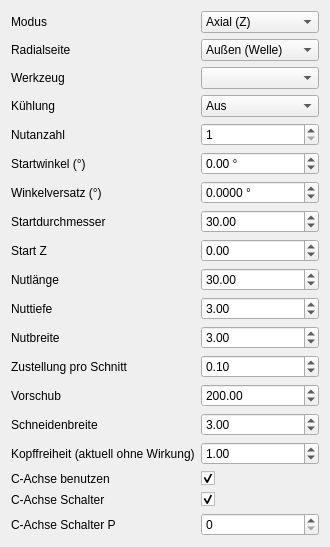
<?xml version='1.0' encoding='UTF-8'?>
<ui version="4.0">
 <class>tabKeyway</class>
 <widget class="QWidget" name="tabKeyway">
  <attribute name="title">
   <string>Keilnut</string>
  </attribute>
  <layout class="QFormLayout" name="formLayoutKeyway">
   <item row="1" column="0">
    <widget class="QLabel" name="label_30">
     <property name="text">
      <string>Modus</string>
     </property>
    </widget>
   </item>
   <item row="1" column="1">
    <widget class="QComboBox" name="key_mode">
     <item>
      <property name="text">
       <string>Axial (Z)</string>
      </property>
     </item>
     <item>
      <property name="text">
       <string>Face (X)</string>
      </property>
     </item>
    </widget>
   </item>
   <item row="2" column="0">
    <widget class="QLabel" name="label_31">
     <property name="text">
      <string>Radialseite</string>
     </property>
    </widget>
   </item>
   <item row="2" column="1">
    <widget class="QComboBox" name="key_radial_side">
     <item>
      <property name="text">
       <string>Außen (Welle)</string>
      </property>
     </item>
     <item>
      <property name="text">
       <string>Innen (Bohrung)</string>
      </property>
     </item>
    </widget>
   </item>
   <item row="3" column="0">
    <widget class="QLabel" name="label_key_tool">
     <property name="text">
      <string>Werkzeug</string>
     </property>
    </widget>
   </item>
   <item row="3" column="1">
    <widget class="QComboBox" name="key_tool" />
   </item>
   <item row="4" column="0">
    <widget class="QLabel" name="label_key_coolant">
     <property name="text">
      <string>Kühlung</string>
     </property>
    </widget>
   </item>
   <item row="4" column="1">
    <widget class="QComboBox" name="key_coolant">
     <item>
      <property name="text">
       <string>Aus</string>
      </property>
     </item>
     <item>
      <property name="text">
       <string>Ein</string>
      </property>
     </item>
    </widget>
   </item>
   <item row="5" column="0">
    <widget class="QLabel" name="label_32">
     <property name="text">
      <string>Nutanzahl</string>
     </property>
    </widget>
   </item>
   <item row="5" column="1">
    <widget class="QSpinBox" name="key_slot_count">
     <property name="minimum">
      <number>1</number>
     </property>
     <property name="maximum">
      <number>360</number>
     </property>
     <property name="value">
      <number>1</number>
     </property>
    </widget>
   </item>
   <item row="6" column="0">
    <widget class="QLabel" name="label_33">
     <property name="text">
      <string>Startwinkel (°)</string>
     </property>
    </widget>
   </item>
   <item row="6" column="1">
    <widget class="QDoubleSpinBox" name="key_slot_start_angle">
     <property name="minimum">
      <double>-360.000000000000000</double>
     </property>
     <property name="maximum">
      <double>360.000000000000000</double>
     </property>
     <property name="suffix">
      <string> °</string>
     </property>
    </widget>
   </item>
   <item row="7" column="0">
    <widget class="QLabel" name="label_key_slot_angle_step">
     <property name="text">
      <string>Winkelversatz (°)</string>
     </property>
    </widget>
   </item>
   <item row="7" column="1">
    <widget class="QDoubleSpinBox" name="key_slot_angle_step">
     <property name="minimum">
      <double>-360.000000000000000</double>
     </property>
     <property name="maximum">
      <double>360.000000000000000</double>
     </property>
     <property name="decimals">
      <number>4</number>
     </property>
     <property name="suffix">
      <string> °</string>
     </property>
     <property name="toolTip">
      <string>0 = automatische Gleichverteilung über 360°. Sonst Winkelabstand der Nutmitten, z. B. 3 Nuten mit 30° = Nutmitten bei 0°, 30°, 60°.</string>
     </property>
    </widget>
   </item>
   <item row="8" column="0">
    <widget class="QLabel" name="label_34">
     <property name="text">
      <string>Startdurchmesser</string>
     </property>
    </widget>
   </item>
   <item row="8" column="1">
    <widget class="QDoubleSpinBox" name="key_start_diameter">
     <property name="maximum">
      <double>1000.000000000000000</double>
     </property>
     <property name="value">
      <double>30.000000000000000</double>
     </property>
    </widget>
   </item>
   <item row="9" column="0">
    <widget class="QLabel" name="label_35">
     <property name="text">
      <string>Start Z</string>
     </property>
    </widget>
   </item>
   <item row="9" column="1">
    <widget class="QDoubleSpinBox" name="key_start_z">
     <property name="minimum">
      <double>-1000.000000000000000</double>
     </property>
     <property name="maximum">
      <double>1000.000000000000000</double>
     </property>
    </widget>
   </item>
   <item row="10" column="0">
    <widget class="QLabel" name="label_36">
     <property name="text">
      <string>Nutlänge</string>
     </property>
    </widget>
   </item>
   <item row="10" column="1">
    <widget class="QDoubleSpinBox" name="key_nut_length">
     <property name="maximum">
      <double>1000.000000000000000</double>
     </property>
     <property name="value">
      <double>30.000000000000000</double>
     </property>
    </widget>
   </item>
   <item row="11" column="0">
    <widget class="QLabel" name="label_37">
     <property name="text">
      <string>Nuttiefe</string>
     </property>
    </widget>
   </item>
   <item row="11" column="1">
    <widget class="QDoubleSpinBox" name="key_nut_depth">
     <property name="maximum">
      <double>1000.000000000000000</double>
     </property>
     <property name="value">
      <double>3.000000000000000</double>
     </property>
    </widget>
   </item>
   <item row="12" column="0">
    <widget class="QLabel" name="label_key_slot_width">
     <property name="text">
      <string>Nutbreite</string>
     </property>
    </widget>
   </item>
   <item row="12" column="1">
    <widget class="QDoubleSpinBox" name="key_slot_width">
     <property name="maximum">
      <double>1000.000000000000000</double>
     </property>
     <property name="value">
      <double>3.000000000000000</double>
     </property>
    </widget>
   </item>
   <item row="13" column="0">
    <widget class="QLabel" name="label_39">
     <property name="text">
      <string>Zustellung pro Schnitt</string>
     </property>
    </widget>
   </item>
   <item row="13" column="1">
    <widget class="QDoubleSpinBox" name="key_depth_per_pass">
     <property name="maximum">
      <double>1000.000000000000000</double>
     </property>
     <property name="value">
      <double>0.100000000000000</double>
     </property>
    </widget>
   </item>
   <item row="14" column="0">
    <widget class="QLabel" name="label_40">
     <property name="text">
      <string>Vorschub</string>
     </property>
    </widget>
   </item>
   <item row="14" column="1">
    <widget class="QDoubleSpinBox" name="key_plunge_feed">
     <property name="maximum">
      <double>1000.000000000000000</double>
     </property>
     <property name="value">
      <double>200.000000000000000</double>
     </property>
    </widget>
   </item>
   <item row="15" column="0">
    <widget class="QLabel" name="label_key_cutting_width">
     <property name="text">
      <string>Schneidenbreite</string>
     </property>
    </widget>
   </item>
   <item row="15" column="1">
    <widget class="QDoubleSpinBox" name="key_cutting_width">
     <property name="maximum">
      <double>1000.000000000000000</double>
     </property>
     <property name="value">
      <double>3.000000000000000</double>
     </property>
    </widget>
   </item>
   <item row="16" column="0">
    <widget class="QLabel" name="label_38">
     <property name="text">
      <string>Kopffreiheit (aktuell ohne Wirkung)</string>
     </property>
    </widget>
   </item>
   <item row="16" column="1">
    <widget class="QDoubleSpinBox" name="key_top_clearance">
     <property name="maximum">
      <double>1000.000000000000000</double>
     </property>
     <property name="value">
      <double>1.000000000000000</double>
     </property>
    </widget>
   </item>
   <item row="17" column="0">
    <widget class="QLabel" name="label_41">
     <property name="text">
      <string>C-Achse benutzen</string>
     </property>
    </widget>
   </item>
   <item row="17" column="1">
    <widget class="QCheckBox" name="key_use_c_axis">
     <property name="checked">
      <bool>true</bool>
     </property>
    </widget>
   </item>
   <item row="18" column="0">
    <widget class="QLabel" name="label_42">
     <property name="text">
      <string>C-Achse Schalter</string>
     </property>
    </widget>
   </item>
   <item row="18" column="1">
    <widget class="QCheckBox" name="key_use_c_axis_switch">
     <property name="checked">
      <bool>true</bool>
     </property>
    </widget>
   </item>
   <item row="19" column="0">
    <widget class="QLabel" name="label_43">
     <property name="text">
      <string>C-Achse Schalter P</string>
     </property>
    </widget>
   </item>
   <item row="19" column="1">
    <widget class="QSpinBox" name="key_c_axis_switch_p">
     <property name="maximum">
      <number>99</number>
     </property>
    </widget>
   </item>
  </layout>
 </widget>
 <customwidgets>
  <customwidget>
   <class>LathePreviewWidget</class>
   <extends>QWidget</extends>
   <header>lathe_easystep_handler</header>
  </customwidget>
 </customwidgets>
 <resources />
 <connections />
</ui>
